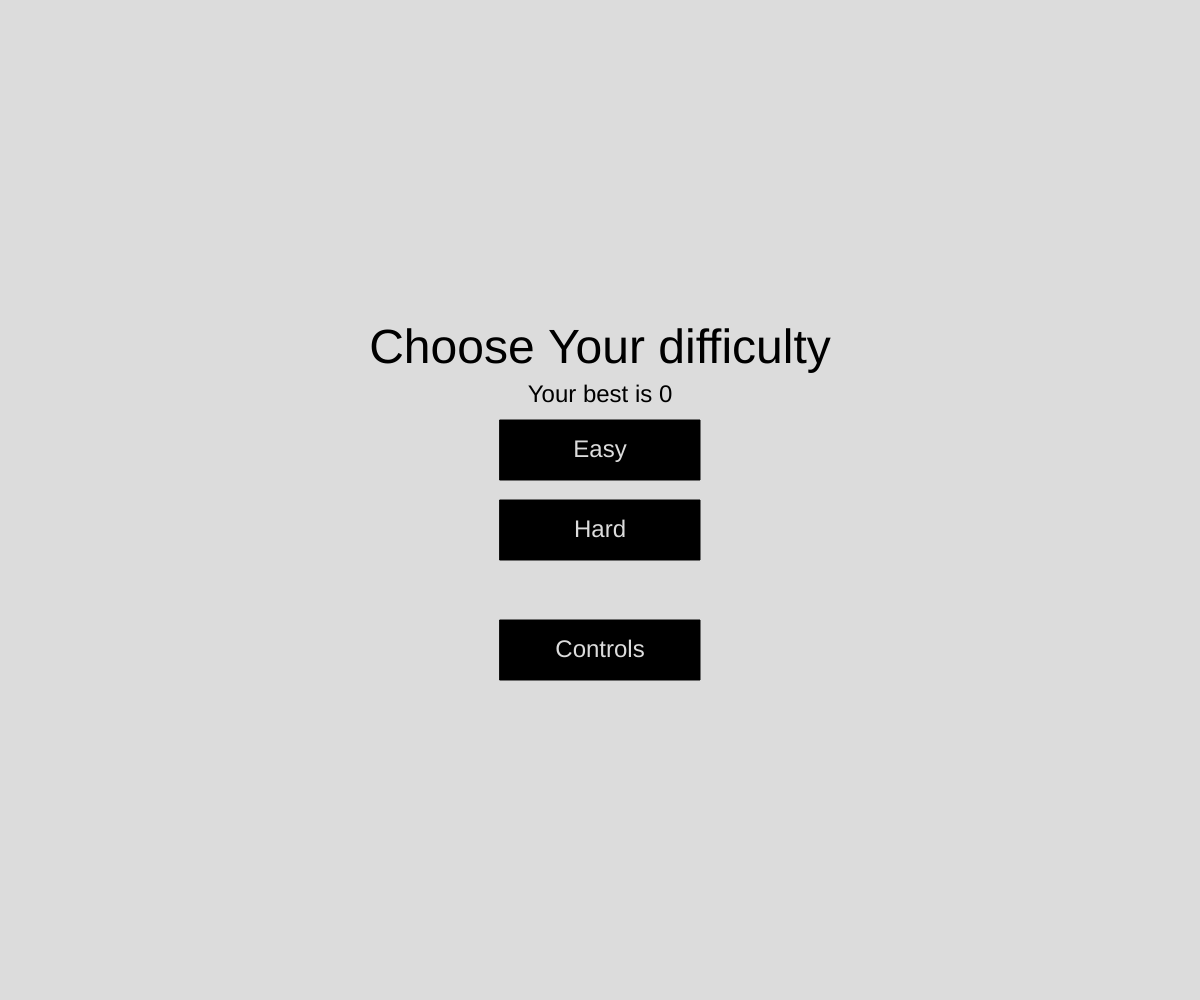
Frame 1 (no input)
Frame 60 (no input): identical to frame 1, image omitted
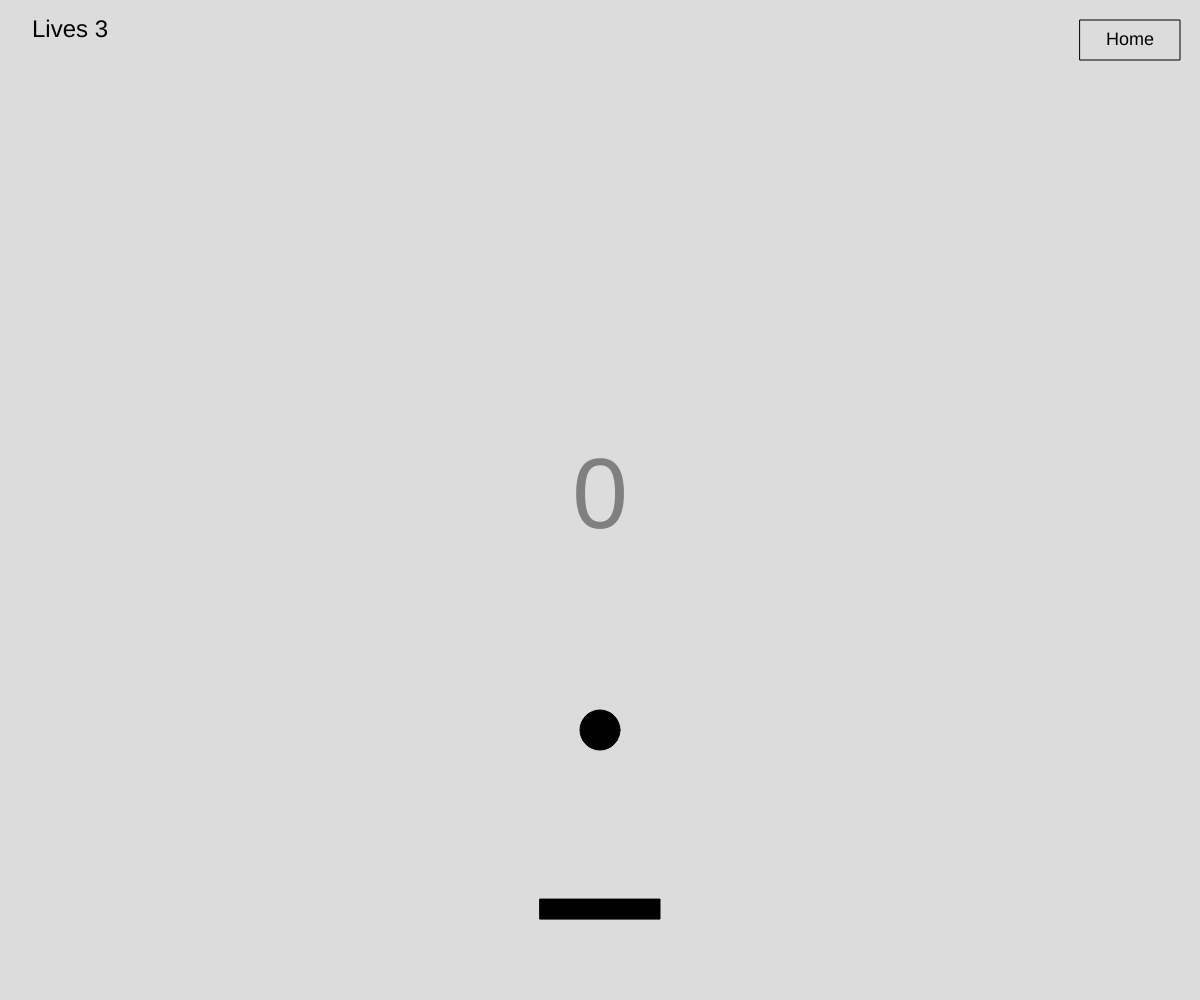
Frame 120 (the mouse pressed at the canvas centre since frame 60)

The p5.js sketch that drew these frames (run headless with seeded random() and noise() and a simulated clock; from frame 60 on, the mouse is pressed at the canvas centre):

// p5.js sketch
// ── sketch.js
// Interactive Scene
// Muhammad Abidi
// October 2, 2026


// Reference:
//https://www.w3schools.com/js/default.asp - used for syntax help
//https://www.w3schools.com/tags/ref_colornames.asp - one color for each letter of the alphabet

// Notes: I reused bouncing ball physics we used in class and 
// changed it into something that could easily be used into my assignment

// Extra for Experts:
// - describe what you did to take this project "above and beyond"
// -I saved highScore in the browser by storeItem and getItem, so it 
// stays after refreshing the shape.
// -Balls bounce off the walls using abs so they cant get stuck in them.
// -Used constrain so the slider could be dragged off the canvas. using 
// helped me set a min and max value.



let level = "easy";
let state = "menu";
 

let sliderWidth = 120;
let sliderHeight = 20;
let x, y, speed;
let draggingMouse = false;


let ballX, ballY, dx, dy;
let radius = 20;
let startSpeed = 5;


let bgColor = 220;
let SliderColor = "black";


let lives = 3;
let score = 0;
let highScore = 0;
let previousState = "menu";


let buttonW = 200;
let buttonH = 60;
let buttonX, buttonY, easyY, controlsY;
let homeW = 100;
let homeH = 40;
let homeX, homeY;

function setup() {
  createCanvas(windowWidth, windowHeight);
  textAlign(CENTER, CENTER);


  // Slider
  x = windowWidth/2 - (sliderWidth/2);
  y = windowHeight/1.1 - (sliderHeight/2);
  speed = 10;

  // Button positions
  buttonX = width/ 2 - buttonW/2;
  easyY = height/2 - 80;
  buttonY = height /2 ;
  controlsY = height / 2 + 120;
  homeX = width - homeW - 20;
  homeY = 20;  

  resetBall();



  //Extra for experts
  let saved = getItem("highScore");
  if (saved !== null) {
    highScore = saved;
  }
}



function draw() {

  background(bgColor);

  if (state === "menu") {
    menuScreen();
  }
  else if (state === "playing") {
    displayScore();
    displayLives();
    movingSlider();
    playSlider(); 
    displayBall();
    bounceIfNeeded();
  }
  else if (state === "gameOver") {
    gameOverScreen();
  }
  else if (state === "info") {
    infoScreen();
  } 
  if (state !== "menu") {
    drawHomeButton();
  }
}

//Screens
function menuScreen() {
  fill("black");
  textSize(48);
  text("Choose Your difficulty", width / 2, height / 2 - 150);

  textSize(24);
  text("Your best is " + highScore, width / 2, height / 2 - 105);

  drawButton("Easy", buttonX, easyY);
  drawButton("Hard", buttonX, buttonY);
  drawButton("Controls", buttonX, controlsY);
}

function gameOverScreen() {
  fill(SliderColor);
  textSize(48);
  text("GameOver", width / 2, height / 2 - 130);
  textSize(24);
  text("Score: " + score, width / 2, height / 2 - 80);
  text("Best: " + highScore, width / 2, height / 2 + 45);

  drawButton("Restart", buttonX, buttonY);
}

function infoScreen() {
  fill(SliderColor);
  textSize(48);
  text("Controls", width / 2, height / 2 - 200);

  textSize(24);
  text("Move the slider: Left / Right arrows", width / 2, height / 2 - 120);
  text("Or click the slider and drag it with the mouse", width / 2, height / 2 - 80);
  text("Press any letter to get a background color starting with it", width / 2, height / 2 + 20);
  text("Press ESC again to go back", width / 2, height / 2 + 100);
}

function displayScore() {
  fill("grey");
  textSize(100);
  text(score, width / 2, height / 2);
}

function displayLives() {
  fill(SliderColor);
  textSize(24);
  
  text("Lives " + lives, 70, 30);
}

function drawButton(label, bx, by) {
  fill(SliderColor);
  rect(bx, by, buttonW, buttonH);
  fill(bgColor);
  textSize(24);
  text(label, bx + buttonW / 2, by + buttonH / 2);
}

//ball and slider
function movingSlider() {
  fill(SliderColor);
  rect(x, y, sliderWidth, sliderHeight);
}

function playSlider() {
  if ((keyIsDown(RIGHT_ARROW)) && x < width - sliderWidth) {
    x += speed;
  }
  if ((keyIsDown(LEFT_ARROW)) && x > 0) {
    x -= speed;
  }
}


//ball
function displayBall() {
  ballX += dx;
  ballY += dy;

  fill(SliderColor);
  circle(ballX, ballY, radius * 2);
}

function resetBall() {
  ballX = width / 2;
  ballY = height / 4;
  dx = 0;
  dy = startSpeed;
  speed = 10;   // slider speed goes back to normal too
}

function bounceIfNeeded() {
  // Left wall
  if (ballX <= radius) {
    ballX = radius;
    dx = abs(dx);
  }

  // Right wall
  if (ballX >= width - radius) {
    ballX = width - radius;
    dx = -abs(dx);
  }

  // Top wall
  if (ballY <= radius) {
    ballY = radius;
    dy = abs(dy);
  }

  // Slider -only when the ball is moving down
  if (dy > 0 && ballY + radius >= y && ballX >= x && ballX <= x + sliderWidth) {
    ballY = y - radius;
    dy = -dy - 2;
    speed += 0.3;
    score += 1;





    
    if (dx === 0) {
      dx = random([-2, 2]);   // first hit right or left to randomise
    }
    else if (dx > 0) {
      dx += 2;
    }
    else {
      dx -= 2;
    }
  }

  // Ball fell off the bottom
  if (ballY > height) {
    lives -= 1;
    if (lives === 0) {
      state = "gameOver";
      if (score > highScore) {
        highScore = score;
        storeItem("highScore", highScore);
      }
    }
    else {
      resetBall();
    }
  }
}



function startGame(chosenLevel) {
  level = chosenLevel;

  if (level === "easy") {
    startSpeed = 5;
  }
  else {
    startSpeed = 8;   // ball drops faster for the harder level
  }

  lives = 3;
  score = 0;
  x = width / 2 - sliderWidth / 2;
  resetBall();
  state = "playing";
}

// interticing the mosue with the slider

function isMouseOver(bx, by, w, h) {
  return mouseX >= bx && mouseX <= bx + w && mouseY >= by && mouseY <= by + h;
}


function mousePressed() {
  // Home button (every screen except the menu)
  if (state !== "menu" && isMouseOver(homeX, homeY, homeW, homeH)) {
    state = "menu";
    draggingMouse = false;
    return;
  }

  if (state === "menu") {
    if (isMouseOver(buttonX, easyY, buttonW, buttonH)) {
      startGame("easy");
    }
    else if (isMouseOver(buttonX, buttonY, buttonW, buttonH)) {
      startGame("hard");
    }
    else if (isMouseOver(buttonX, controlsY, buttonW, buttonH)) {
      previousState = "menu";
      state = "info";
    }
  }
  else if (state === "playing") {
    if (isMouseOver(x, y, sliderWidth, sliderHeight)) {
      draggingMouse = true;
    }
  }
  else if (state === "gameOver") {
    if (isMouseOver(buttonX, buttonY, buttonW, buttonH)) {
      startGame(level);
    }
  }
}

function mouseDragged() {
  if (draggingMouse) {
    x = mouseX - sliderWidth / 2;
    x = constrain(x, 0, width - sliderWidth);
  }
}

function mouseReleased() {
  draggingMouse = false;
}

//using keyboard

function keyPressed() {
  let k = key.toLowerCase();

  if (k === "a") { bgColor = "aqua"; }
  if (k === "b") { bgColor = "blue"; }
  if (k === "c") { bgColor = "crimson"; }
  if (k === "d") { bgColor = "deepskyblue"; }
  if (k === "e") { bgColor = "lightgreen"; }      
  if (k === "f") { bgColor = "fuchsia"; }
  if (k === "g") { bgColor = "green"; }
  if (k === "h") { bgColor = "hotpink"; }
  if (k === "i") { bgColor = "indigo"; }
  if (k === "j") { bgColor = "#00A86B"; }      
  if (k === "k") { bgColor = "khaki"; }
  if (k === "l") { bgColor = "lavender"; }
  if (k === "m") { bgColor = "magenta"; }
  if (k === "n") { bgColor = "navy"; }
  if (k === "o") { bgColor = "orange"; }
  if (k === "p") { bgColor = "pink"; }
  if (k === "q") { bgColor = "#F7CAC9"; }      
  if (k === "r") { bgColor = "red"; }
  if (k === "s") { bgColor = "salmon"; }
  if (k === "t") { bgColor = "teal"; }
  if (k === "u") { bgColor = "#3F00FF"; }     
  if (k === "v") { bgColor = "violet"; }
  if (k === "w") { bgColor = "white"; }
  if (k === "x") { bgColor = "#738678"; }     
  if (k === "y") { bgColor = "yellow"; }
  if (k === "z") { bgColor = "#39A78E"; } 

  if (keyCode === 27) {
    if (state === "info") {
      state = previousState;     
    }
    else {
      previousState = state;     
      state = "info";
      draggingMouse = false;
    }
  }
}

function drawHomeButton() {
  noFill();
  rect(homeX, homeY, homeW, homeH);
  fill('black');
  textSize(18);
  text("Home", homeX + homeW / 2, homeY + homeH / 2);
}
